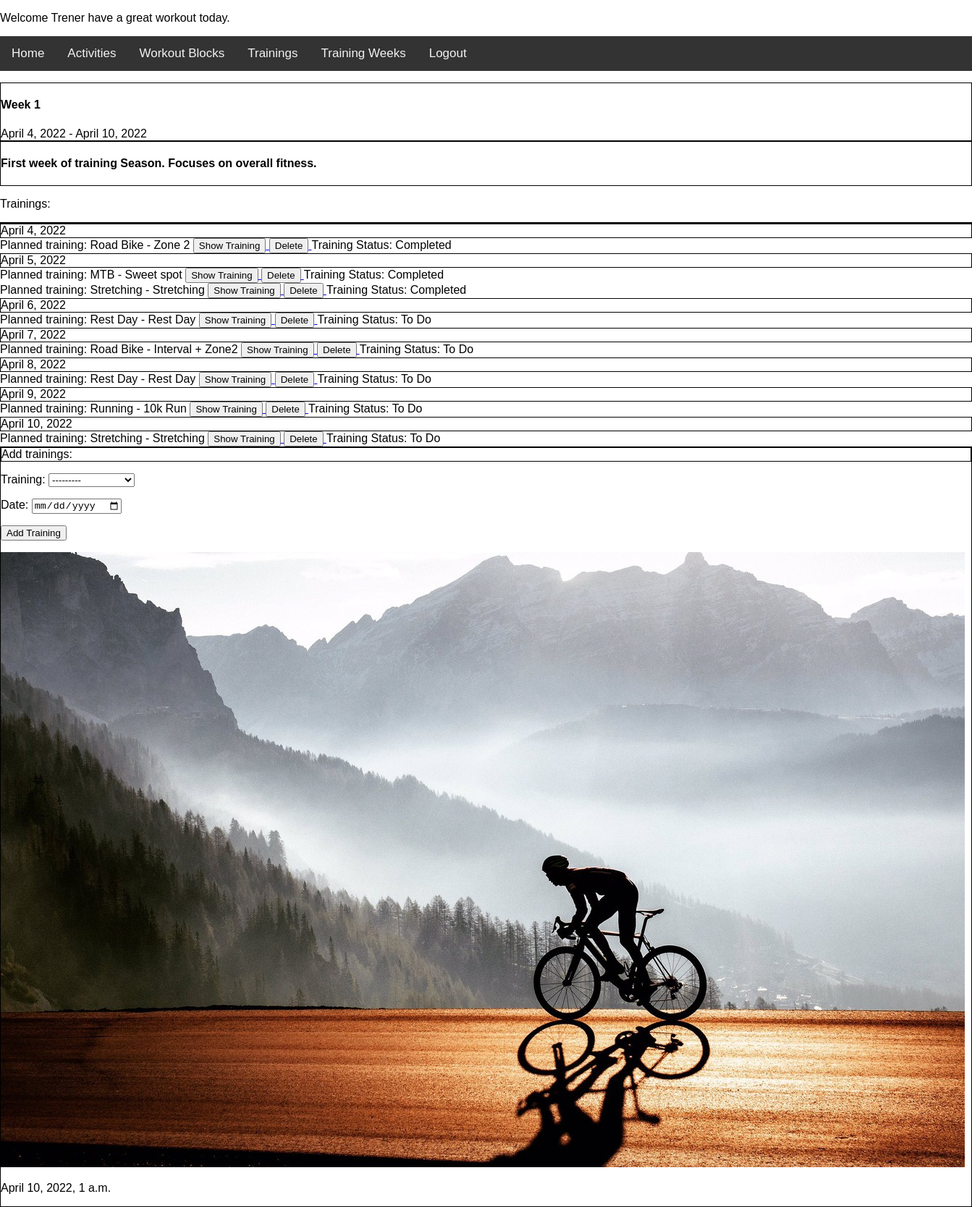
/trainingz_app/training_week/1/ (signed in), run on the app's committed database.
### trainingz_app/models.py (models this page shows, shortened)
class TrainingWeek(models.Model):
    name = models.CharField(max_length=40)
    start_date = models.DateField()
    end_date = models.DateField()
    trainings = models.ManyToManyField(TrainingDay)
    description = models.TextField()

class TrainingDay(models.Model):
    training = models.ForeignKey(Training, on_delete=models.CASCADE)
    date = models.DateField()
    completed = models.CharField(
        max_length=15, choices=TO_DO_COMPLETED, default="To Do"
    )
    def get_absolute_url(self):
        return reverse("detail_training_day", args=(self.id,))
    def get_delete_url(self):
        return reverse("delete_training_day", kwargs={"id": self.id})

class Training(models.Model):
    name = models.CharField(max_length=50)
    activity = models.ForeignKey(Activity, on_delete=models.CASCADE)
    description = models.TextField()
    workout_blocks = models.ManyToManyField(WorkoutBlock)
    def __str__(self):
        return self.name

class Activity(models.Model):
    name = models.CharField(max_length=40)
    def __str__(self):
        return self.name

### trainingz_app/views.py (the view, shortened to what this page needs)
class ShowDetailTrainingWeekView(LoginRequiredMixin, View):
    def get(self, request, id):
        training_week = TrainingWeek.objects.get(pk=id)
        trainings = training_week.trainings.all().order_by("date")
        dates = TrainingDay.objects.dates('date', 'day')
        form_training = AddTrainingDayForm()
        return render(
            request,
            "training_week_detail.html",
            {
                "training_week": training_week,
                "trainings": trainings,
                "form_training": form_training,
                "dates": dates,
            },
        )

### trainingz_app/forms.py
class AddTrainingDayForm(forms.ModelForm):
    class Meta:
        model = TrainingDay
        exclude = ["completed"]
        widgets = {"date": DateInput(attrs={"type": "date"})}

### trainingz_app/context_processor.py (called while the page is built)
def get_date(request):
    return {"date": datetime.now()}

### trainingz_app/templates/training_week_detail.html (shortened to what this page needs)
{% extends 'base.html' %}
{% block trainingz %}
    <div style="border: solid; border-width: 1px;">
        <h4>{{ training_week.name }}</h4> {{ training_week.start_date }} - {{ training_week.end_date }}
    </div>
    <div style="border: solid; border-width: 1px;">
        <h4>{{ training_week.description }}</h4>
    </div>
    <p>Trainings:</p>
    <table>
        <div style="border: solid; border-width: 1px;">
        {% for date in dates %}
            <tr>
                <div style="border: solid; border-width: 1px;">
                    <div class="text" id="text">{{ date }}
                </tr>
            {% for training in trainings %}
                {% if date == training.date %}
                    <tr>
                        <div class="text" id="text">Planned training: {{ training.training.activity }}
                            - {{ training.training }}
                            <a href="{{ training.get_absolute_url }}">
                                <button>Show Training</button>
                            </a>
                            <a href="{{ training.get_delete_url }}">
                                <button>Delete</button>
                            </a>
                        Training Status: {{ training.completed }}
                    </tr>
                {% endif %}
                </div>
  {% endfor %}
            {% endfor %}
    </table>
<div style="border: solid; border-width: 1px;">
    <div style="border: solid; border-width: 1px;">Add trainings:</div>
    <form method="POST">
        {{ form_training.as_p }}
        <input type="submit" , value="Add Training">
    </form>
{% endblock %}

### trainingz_app/templates/base.html (shortened to what this page needs)
<!DOCTYPE html>
{% load static %}
<html lang="en">
<head>
    <link rel="stylesheet" type="text/css" href="{% static 'css/base.css' %}">
</head>
<body>
<p>Welcome {{ user }} have a great workout today.</p>
</body>
<div class="topnav">
    <a href="{% url 'index' %}">Home</a>
    {% if user.is_authenticated %}
        <a href="{% url 'list_activities' %}">Activities</a>
        <a href="{% url 'list_workout_blocks' %}">Workout Blocks</a>
        <a href="{% url 'list_trainings' %}">Trainings</a>
        <a href="{% url 'list_training_weeks' %}">Training Weeks</a>
        <a href="{% url 'logout' %}">Logout</a>
    {% else %}
        <a href="{% url 'login' %}">Login</a>
        <a href="{% url 'register' %}">Register</a>
   {% endif %}
</div>
{% block trainingz %}
{% endblock %}
<p> <img src="{% static 'cycling.jpeg' %}"> </p>
<p>{{ date }}</p>
</html>

### trainingz_app/static/css/base.css (style rules this page uses)
body { margin: 0; font-family: Arial, Helvetica, sans-serif; }
.topnav { overflow: hidden; background-color: #333; }
.topnav a { float: left; color: #f2f2f2; text-align: center; padding: 14px 16px; text-decoration: none; font-size: 17px; }

### data on the page
TrainingWeek: name "Week 1", start_date "April 4, 2022", end_date "April 10, 2022", description "First week of training Season. Focuses on overall fitness."
TrainingDay: training.activity "Road Bike", training "Zone 2", completed "Completed"
TrainingDay: training.activity "MTB", training "Sweet spot", completed "Completed"
TrainingDay: training.activity "Stretching", training "Stretching", completed "Completed"
TrainingDay: training.activity "Rest Day", training "Rest Day", completed "To Do"
TrainingDay: training.activity "Road Bike", training "Interval + Zone2", completed "To Do"
TrainingDay: training.activity "Rest Day", training "Rest Day", completed "To Do"
TrainingDay: training.activity "Running", training "10k Run", completed "To Do"
TrainingDay: training.activity "Stretching", training "Stretching", completed "To Do"

### other printed values
{{ user }} "Trener"
{{ date }} "April 4, 2022" "April 5, 2022" "April 6, 2022" "April 7, 2022" "April 8, 2022" "April 9, 2022" "April 10, 2022"
{{ date }} "April 10, 2022, 1 a.m."
